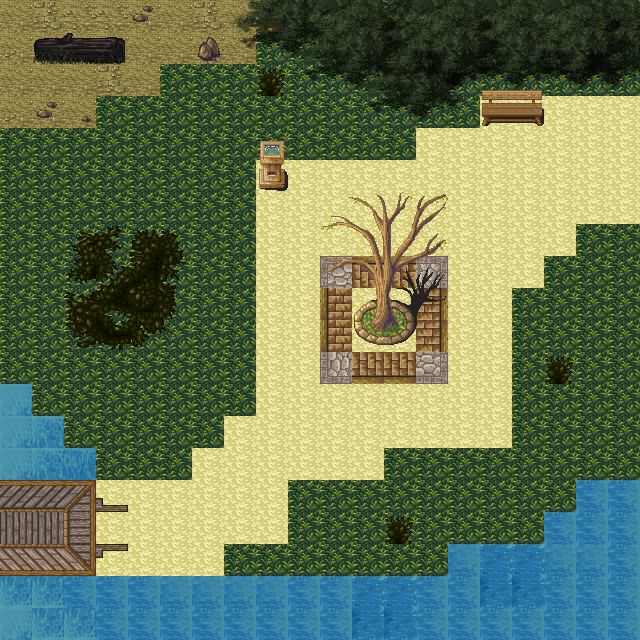

This game map was drawn from its Tiled (.tmx) file and the tilesets committed beside it. A one-line description and the trimmed map source follow:
An orthogonal 20x20 tile map with 32x32 px tiles, 14 tile layers (grassDirt, path, trashTreelining, bushes, ...), 1 hidden layer not drawn, 6 tilesets.

<map version="1.0" orientation="orthogonal" width="20" height="20" tilewidth="32" tileheight="32">
 <tileset firstgid="1" name="grassland" tilewidth="32" tileheight="32">
  <image source="grassland.png" width="1024" height="1344" />
 </tileset>
 <tileset firstgid="1345" name="hyptosis_til-art-batch-2" tilewidth="32" tileheight="32">
  <image source="hyptosis_til-art-batch-2.png" width="960" height="960" />
 </tileset>
 <tileset firstgid="2245" name="hyptosis_tile-art-batch-1" tilewidth="32" tileheight="32">
  <image source="hyptosis_tile-art-batch-1.png" width="960" height="960" />
 </tileset>
 <tileset firstgid="3145" name="hyptosis_tile-art-batch-3" tilewidth="32" tileheight="32">
  <image source="hyptosis_tile-art-batch-3.png" width="960" height="960" />
 </tileset>
 <tileset firstgid="4045" name="Tilesheet-water" tilewidth="32" tileheight="32">
  <image source="Tilesheet-water.png" width="256" height="256" />
 </tileset>
 <tileset firstgid="4109" name="meta_tiles" tilewidth="32" tileheight="32">
  <image source="meta_tiles.png" width="67" height="34" />
  <tile id="0">
   <properties>
    <property name="Collidable" value="True" />
   </properties>
  </tile>
 </tileset>
 <layer name="grassDirt" width="20" height="20">
  <data>[400 cells, 216 non-empty, 6 distinct tile ids]</data>
 </layer>
 <layer name="path" width="20" height="20">
  <data>[400 cells, 118 non-empty, 1 distinct tile ids]</data>
 </layer>
 <layer name="trashTreelining" width="20" height="20">
  <data>[400 cells, 12 non-empty, 2 distinct tile ids]</data>
 </layer>
 <layer name="bushes" width="20" height="20">
  <data>[400 cells, 22 non-empty, 20 distinct tile ids]</data>
 </layer>
 <layer name="tree" width="20" height="20">
  <data>[400 cells, 22 non-empty, 22 distinct tile ids]</data>
 </layer>
 <layer name="water" width="20" height="20">
  <data>[400 cells, 66 non-empty, 17 distinct tile ids]</data>
 </layer>
 <layer name="bridge" width="20" height="20">
  <data>[400 cells, 9 non-empty, 6 distinct tile ids]</data>
 </layer>
 <layer name="rocks" width="20" height="20">
  <data>[400 cells, 4 non-empty, 3 distinct tile ids]</data>
 </layer>
 <layer name="log" width="20" height="20">
  <data>[400 cells, 3 non-empty, 3 distinct tile ids]</data>
 </layer>
 <layer name="backgroundTrees" width="20" height="20">
  <data>[400 cells, 33 non-empty, 16 distinct tile ids]</data>
 </layer>
 <layer name="backgroundTrees2" width="20" height="20">
  <data>[400 cells, 24 non-empty, 12 distinct tile ids]</data>
 </layer>
 <layer name="backgroundTrees3" width="20" height="20">
  <data>[400 cells, 24 non-empty, 12 distinct tile ids]</data>
 </layer>
 <layer name="bench" width="20" height="20">
  <data>[400 cells, 4 non-empty, 4 distinct tile ids]</data>
 </layer>
 <layer name="rails" width="20" height="20">
  <data>[400 cells, 2 non-empty, 1 distinct tile ids]</data>
 </layer>
 <layer name="Meta" width="20" height="20" visible="0">
  <data>[400 cells, 88 non-empty, 1 distinct tile ids]</data>
 </layer>
</map>
